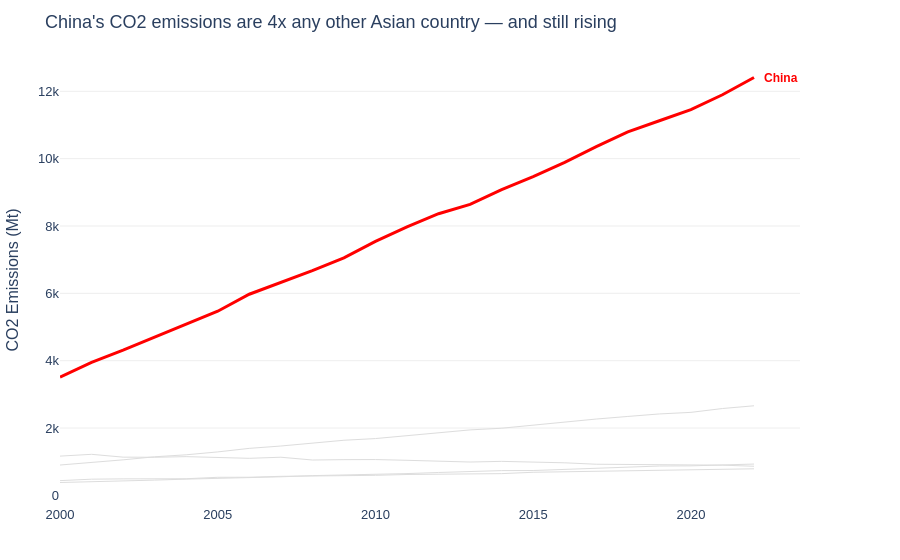

The code cell stored with this chart in its notebook:
### Markdown cell above
## Task 1 — Model Answer

### Code cell
asian = df[df['Region'] == 'Asia'].copy()
highlight = 'China'

# setting China in a punchy color and all other countries in grey
colour_map = {country: ('red' if country == highlight else '#DDDDDD') for country in asian['Country'].unique()}

# core px figure
fig = px.line(
    asian.sort_values('Year'),
    x='Year', y='CO2_Mt',
    color='Country',
    color_discrete_map=colour_map,
    title="China's CO2 emissions are 4x any other Asian country — and still rising",
    labels={'CO2_Mt': 'CO2 Emissions (Mt)', 'Year': ''})

# Update each trace individually — width depends on whether it's the highlight
for trace in fig.data:
    trace.showlegend = False
    trace.line.width = 3 if trace.name == highlight else 1

# calculating the x and y positions of the annotation replacing the legend
last = asian[(asian['Country'] == highlight) & (asian['Year'] == asian['Year'].max())]

fig.add_annotation(
    x=last['Year'].values[0], y=last['CO2_Mt'].values[0],
    text=f'<b>{highlight}</b>', showarrow=False, 
    xanchor='left', xshift=8, # left anchoring + shifting by 8 pixels to avoid overlapping with line
    font=dict(color='red', size=12, family='Arial')
)

fig.update_layout(
    plot_bgcolor='white', paper_bgcolor='white',
    font=dict(family='Arial', size=13),
    yaxis=dict(gridcolor='#EEEEEE'),
    xaxis=dict(showgrid=False),
    margin=dict(l=60, r=100, t=55, b=40),
    height=500
)

fig.show()

### Figure 1 — Plotly figure (JSON) as saved in the notebook; plotly's stock layout.template omitted (floating-point values rounded to 4 significant figures)
{"data": [{"hovertemplate": "Country=China<br>=%{x}<br>CO2 Emissions (Mt)=%{y}<extra></extra>", "legendgroup": "China", "line": {"color": "red", "dash": "solid", "width": 3}, "marker": {"symbol": "circle"}, "mode": "lines", "name": "China", "orientation": "v", "showlegend": false, "type": "scatter", "x": [2000, 2001, 2002, 2003, 2004, 2005, 2006, 2007, 2008, 2009, 2010, 2011, 2012, 2013, 2014, 2015, 2016, 2017, 2018, 2019, 2020, 2021, 2022], "xaxis": "x", "y": [3514.0, 3952.0, 4312, 4692.0, 5079.0, 5468.0, 5974, 6323.0, 6673, 7053.0, 7543.0, 7972.0, 8365.0, 8641.0, 9078.0, 9466.0, 9887, 10360.0, 10790.0, 11130.0, 11450.0, 11900.0, 12410.0], "yaxis": "y"}, {"hovertemplate": "Country=India<br>=%{x}<br>CO2 Emissions (Mt)=%{y}<extra></extra>", "legendgroup": "India", "line": {"color": "#DDDDDD", "dash": "solid", "width": 1}, "marker": {"symbol": "circle"}, "mode": "lines", "name": "India", "orientation": "v", "showlegend": false, "type": "scatter", "x": [2000, 2001, 2002, 2003, 2004, 2005, 2006, 2007, 2008, 2009, 2010, 2011, 2012, 2013, 2014, 2015, 2016, 2017, 2018, 2019, 2020, 2021, 2022], "xaxis": "x", "y": [901.6, 974.6, 1056, 1146.0, 1205.0, 1291, 1396.0, 1466.0, 1542.0, 1637.0, 1687.0, 1774.0, 1865.0, 1945.0, 1994.0, 2092.0, 2177.0, 2267.0, 2345.0, 2419.0, 2466.0, 2580.0, 2661.0], "yaxis": "y"}, {"hovertemplate": "Country=Indonesia<br>=%{x}<br>CO2 Emissions (Mt)=%{y}<extra></extra>", "legendgroup": "Indonesia", "line": {"color": "#DDDDDD", "dash": "solid", "width": 1}, "marker": {"symbol": "circle"}, "mode": "lines", "name": "Indonesia", "orientation": "v", "showlegend": false, "type": "scatter", "x": [2000, 2001, 2002, 2003, 2004, 2005, 2006, 2007, 2008, 2009, 2010, 2011, 2012, 2013, 2014, 2015, 2016, 2017, 2018, 2019, 2020, 2021, 2022], "xaxis": "x", "y": [382.8, 400.4, 430.7, 453.8, 482.6, 501.9, 533, 551.8, 586.6, 602.5, 614.5, 647.3, 680.1, 717.7, 736.3, 738.2, 768.8, 813.7, 834.8, 872.3, 876.5, 898.5, 930.5], "yaxis": "y"}, {"hovertemplate": "Country=Japan<br>=%{x}<br>CO2 Emissions (Mt)=%{y}<extra></extra>", "legendgroup": "Japan", "line": {"color": "#DDDDDD", "dash": "solid", "width": 1}, "marker": {"symbol": "circle"}, "mode": "lines", "name": "Japan", "orientation": "v", "showlegend": false, "type": "scatter", "x": [2000, 2001, 2002, 2003, 2004, 2005, 2006, 2007, 2008, 2009, 2010, 2011, 2012, 2013, 2014, 2015, 2016, 2017, 2018, 2019, 2020, 2021, 2022], "xaxis": "x", "y": [1166.0, 1220.0, 1136.0, 1131.0, 1151.0, 1127.0, 1101.0, 1133.0, 1050.0, 1061.0, 1064.0, 1042.0, 1005.0, 990.9, 1010.0, 996.6, 967.4, 925.1, 916.6, 914.5, 902.8, 898.1, 865.1], "yaxis": "y"}, {"hovertemplate": "Country=South Korea<br>=%{x}<br>CO2 Emissions (Mt)=%{y}<extra></extra>", "legendgroup": "South Korea", "line": {"color": "#DDDDDD", "dash": "solid", "width": 1}, "marker": {"symbol": "circle"}, "mode": "lines", "name": "South Korea", "orientation": "v", "showlegend": false, "type": "scatter", "x": [2000, 2001, 2002, 2003, 2004, 2005, 2006, 2007, 2008, 2009, 2010, 2011, 2012, 2013, 2014, 2015, 2016, 2017, 2018, 2019, 2020, 2021, 2022], "xaxis": "x", "y": [438.1, 481.5, 490.6, 490.8, 494.6, 537.2, 539, 566.1, 570, 585.4, 595.9, 620.6, 631.1, 649.6, 646.2, 686.5, 704, 706, 738.5, 750.8, 755.8, 777.3, 789.5], "yaxis": "y"}], "layout": {"annotations": [{"font": {"color": "red", "family": "Arial", "size": 12}, "showarrow": false, "text": "<b>China</b>", "x": 2022, "xanchor": "left", "xshift": 8, "y": 12410.0}], "autosize": true, "font": {"family": "Arial", "size": 13}, "legend": {"title": {"text": "Country"}, "tracegroupgap": 0}, "margin": {"b": 40, "l": 60, "r": 100, "t": 55}, "paper_bgcolor": "white", "plot_bgcolor": "white", "title": {"text": "China's CO2 emissions are 4x any other Asian country — and still rising"}, "xaxis": {"anchor": "y", "autorange": true, "domain": [0, 1], "range": [2000, 2023.0], "showgrid": false, "title": {"text": ""}, "type": "linear"}, "yaxis": {"anchor": "x", "autorange": true, "domain": [0, 1], "gridcolor": "#EEEEEE", "range": [-285.3, 13080.0], "title": {"text": "CO2 Emissions (Mt)"}, "type": "linear"}}}
